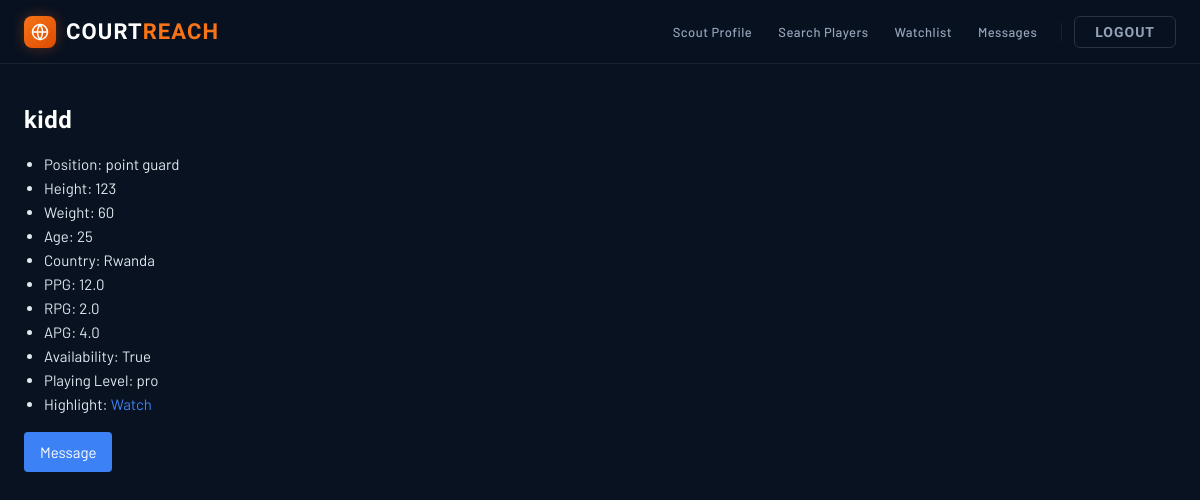
Screenshot of /profiles/player/1/ (signed in) with the database file from the repository.
### profiles/models.py (models this page shows, shortened)
class PlayerProfile(models.Model):
    user = models.OneToOneField(settings.AUTH_USER_MODEL, on_delete=models.CASCADE)
    profile_picture = models.ImageField(upload_to='player_profiles/', null=True, blank=True)
    position = models.CharField(max_length=50, blank=True)
    height = models.CharField(max_length=20, blank=True)
    weight = models.CharField(max_length=20, blank=True)
    age = models.PositiveIntegerField(null=True, blank=True)
    country = models.CharField(max_length=100, blank=True)
    telephone = models.CharField(max_length=20, blank=True)
    email = models.EmailField(blank=True)
    social_medias = models.TextField(blank=True)
    playing_level = models.CharField(max_length=100, blank=True)
    availability = models.BooleanField(default=True)
    ppg = models.FloatField(null=True, blank=True)
    rpg = models.FloatField(null=True, blank=True)
    apg = models.FloatField(null=True, blank=True)
    highlight_video_url = models.URLField(blank=True)
    visibility_score = models.IntegerField(default=0)

### accounts/models.py (models this page shows, shortened)
class CustomUser(AbstractUser):
    PLAYER = 'PLAYER'
    SCOUT = 'SCOUT'
    ROLE_CHOICES = [
        (PLAYER, 'Player'),
        (SCOUT, 'Scout'),
    ]
    role = models.CharField(max_length=10, choices=ROLE_CHOICES)
    is_verified = models.BooleanField(default=False)
    profile_picture = models.ImageField(upload_to='scout_profiles/', null=True, blank=True)

### profiles/views.py (the view)
# urls.py: path('player/<int:user_id>/', views.player_detail, name='player_detail'),
def player_detail(request, user_id):
    if not request.user.is_authenticated:
        return redirect('login')
    if request.user.role != 'SCOUT' or not request.user.is_verified:
        return redirect('home')
    profile = get_object_or_404(PlayerProfile, user__id=user_id)
    return render(request, 'profiles/detail.html', {'profile': profile})

### messaging/context_processors.py (called while the page is built)
def unread_count(request):
    if request.user.is_authenticated:
        return {'unread_count': Message.objects.filter(receiver=request.user, is_read=False).count()}
    return {'unread_count': 0}

### profiles/templates/profiles/detail.html
{% extends "core/base.html" %}
{% block content %}
<h1 class="text-2xl font-bold mb-4">{{ profile.user.get_full_name|default:profile.user.username }}</h1>
<ul class="list-disc pl-5">
    <li>Position: {{ profile.position }}</li>
    <li>Height: {{ profile.height }}</li>
    <li>Weight: {{ profile.weight }}</li>
    <li>Age: {{ profile.age }}</li>
    <li>Country: {{ profile.country }}</li>
    <li>PPG: {{ profile.ppg }}</li>
    <li>RPG: {{ profile.rpg }}</li>
    <li>APG: {{ profile.apg }}</li>
    <li>Availability: {{ profile.availability }}</li>
    <li>Playing Level: {{ profile.playing_level }}</li>
    {% if profile.highlight_video_url %}
    <li>Highlight: <a href="{{ profile.highlight_video_url }}" class="text-blue-500" target="_blank">Watch</a></li>
    {% endif %}
</ul>
{% if request.user.is_authenticated and request.user.role == 'SCOUT' %}
    <a href="{% url 'conversation' profile.user.id %}" class="mt-4 inline-block bg-blue-500 text-white px-4 py-2 rounded">Message</a>
{% endif %}
{% endblock %}

### core/templates/core/base.html (style rules this page uses)
:root { --c-bg: #08111f; --c-surface: #0f1c2e; --c-surface-2: #162336; --c-surface-3: #1a2a3f; --c-border: rgba(255, 255, 255, 0.08); --c-border-focus:rgba(249, 115, 22, 0.6); --c-accent: #f97316; --c-accent-dim: #7c2d12; --c-accent-glow: rgba(249, 115, 22, 0.3); --c-text: #e2e8f0; --c-muted: #64748b; --c-muted-light: #94a3b8; --c-placeholder: #4a5568; --nav-h: 64px; }
*, *::before, *::after { box-sizing: border-box; }
html, body { height: 100%; margin: 0; }
body { font-family: 'Barlow', sans-serif; font-size: 15px; background-color: var(--c-bg); color: var(--c-text); line-height: 1.6; -webkit-font-smoothing: antialiased; }
body::after { content: ''; position: fixed; inset: 0; pointer-events: none; z-index: 9999; opacity: 0.5; }
h1, h2, h3, h4, h5, h6 { font-family: 'Barlow Condensed', sans-serif; color: #fff; line-height: 1.15; letter-spacing: 0.02em; margin-top: 0; }
a { color: var(--c-accent); }
h1 { font-size: clamp(1.75rem, 4vw, 3rem); color: #fff; }

### rows the page displays
PlayerProfile: user.get_full_name "kidd", position "point guard", height "123", weight "60", age "25", country "Rwanda", ppg "12.0", rpg "2.0", apg "4.0", availability "True", playing_level "pro"
